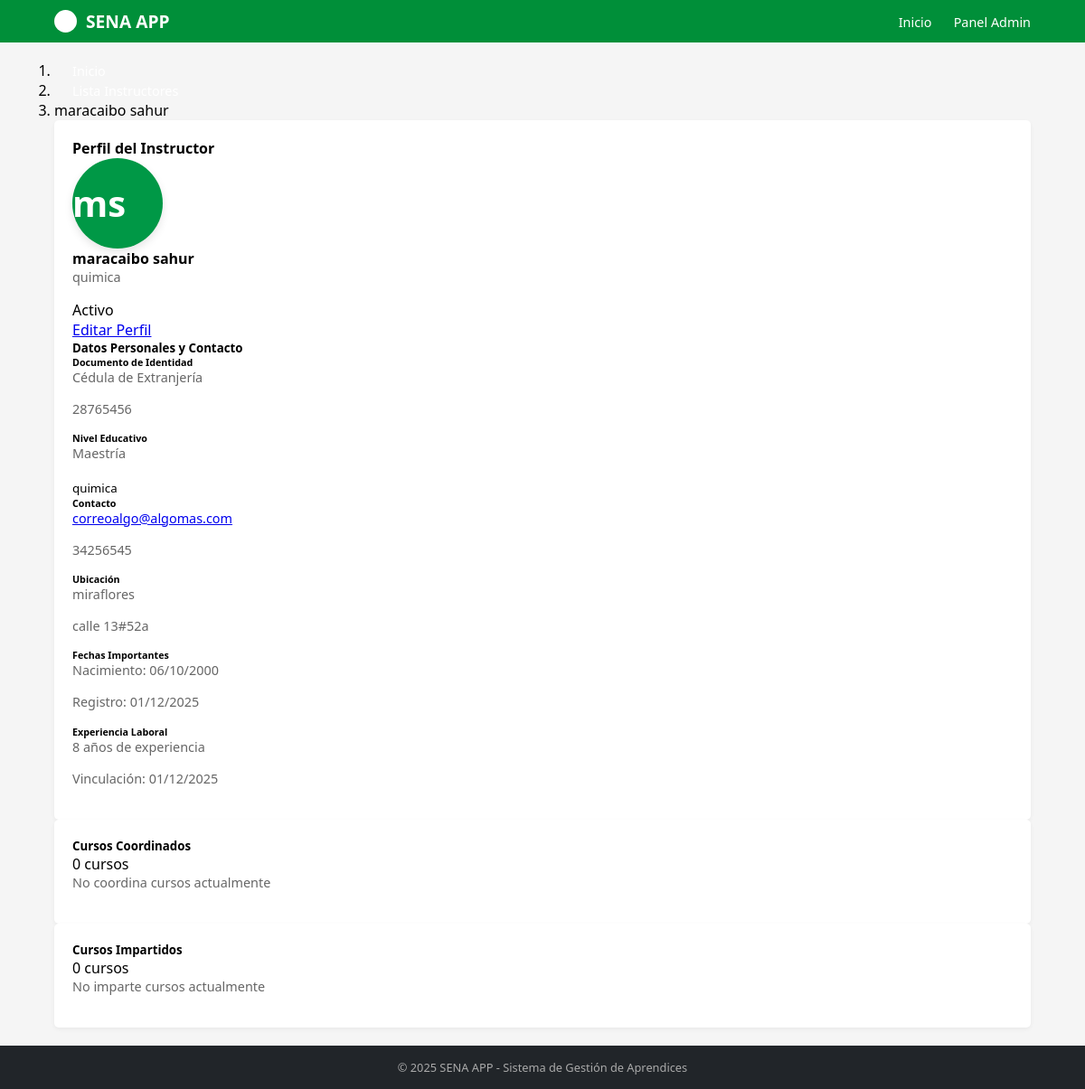
Screenshot of /instructores/instructor/2/ with the database file from the repository.
### instructores/models.py (models this page shows, shortened)
class Instructor(models.Model):
    TIPO_DOCUMENTO_CHOICES = [
        ('CC', 'Cédula de Ciudadanía'),
        ('CE', 'Cédula de Extranjería'),
        ('TI', 'Tarjeta de Identidad'),
        ('PAS', 'Pasaporte'),
    ]
    NIVEL_EDUCATIVO_CHOICES = [
        ("TEC", "Técnico"),
        ("TGL", "Tecnólogo"),
        ("PRE", "pregrado"),
        ("ESP", "Especialización"),
        ("MAE", "Maestría"),
        ("DOC", "Doctorado"),
    ]
    tipo_documento = models.CharField(max_length=3, choices=TIPO_DOCUMENTO_CHOICES)
    numero_documento = models.CharField(max_length=20, unique=True)
    nombre = models.CharField(max_length=100)
    apellido = models.CharField(max_length=100)
    fecha_nacimiento = models.DateField()
    telefono = models.CharField(max_length=15)
    correo = models.EmailField(unique=True)
    ciudad = models.CharField(max_length=100)
    direccion = models.CharField(max_length=200)
    nivel_educativo = models.CharField(max_length=3, choices=NIVEL_EDUCATIVO_CHOICES)
    especialidad = models.CharField(max_length=100)
    anos_experiencia = models.PositiveIntegerField()
    activo = models.BooleanField(default=True)
    fecha_vinculacion = models.DateField()
    fecha_registro = models.DateTimeField(auto_now_add=True)
    def nombre_completo(self):
        return f"{self.nombre} {self.apellido}"

### instructores/views.py (the view)
# urls.py: path('instructor/<int:id_instructor>/', views.detalle_instructor, name='detalle_instructor'),
def detalle_instructor(request, id_instructor):
    instructor = Instructor.objects.get(id=id_instructor)
    template = loader.get_template('detalle_instructor.html')
    context = {
        'instructor': instructor,
    }
    return HttpResponse(template.render(context, request))

### instructores/templates/detalle_instructor.html (shortened to what this page needs)
{% extends "master.html" %}
{% block content %}
<div class="container-fluid py-4">
    <div class="row mb-4">
        <div class="col-12">
            <nav aria-label="breadcrumb">
                <ol class="breadcrumb">
                    <li class="breadcrumb-item"><a href="/" class="back-link">Inicio</a></li>
                    <li class="breadcrumb-item">
                        <a href="{% url 'instructores:lista_instructores' %}" class="back-link">Lista Instructores</a>
                    </li>
                    <li class="breadcrumb-item active" aria-current="page">{{ instructor.nombre_completo }}</li>
                </ol>
            </nav>
        </div>
    </div>
    <div class="row mb-4">
        <div class="col-12">
            <div class="card shadow-sm border-0">
                <div class="card-header bg-sena-green d-flex align-items-center text-white rounded-top-lg">
                    <h4 class="mb-0">Perfil del Instructor</h4>
                </div>
                <div class="card-body">
                    <div class="row g-4">
                        <div class="col-md-3 text-center border-end">
                            <div class="instructor-avatar mb-3 mx-auto" style="
                                width: 100px;
                                height: 100px;
                                border-radius: 50%;
                                background-color: #009846; /* Color SENA Green */
                                color: white;
                                font-size: 2.5rem;
                                line-height: 100px;
                                font-weight: bold;
                                box-shadow: 0 4px 10px rgba(0, 0, 0, 0.1);">
                                {{ instructor.nombre.0|default:"" }}{{ instructor.apellido.0|default:"" }}
                            </div>
                            <h4 class="text-primary">{{ instructor.nombre_completo }}</h4>
                            <p class="text-muted small">{{ instructor.especialidad }}</p>
                            <div class="mb-3">
                                {% if instructor.activo %}
                                <span class="badge bg-success py-2 px-3 shadow-sm">
                                    Activo
                                </span>
                                {% else %}
                                <span class="badge bg-danger py-2 px-3 shadow-sm">
                                    <i class="bi bi-x-circle me-1"></i>Inactivo
                                </span>
                                {% endif %}
                            </div>
                            <a href="#" class="btn btn-outline-primary btn-sm mt-3">
                                 Editar Perfil
                            </a>
                        </div>
                        <div class="col-md-9">
                            <h5 class="text-secondary mb-3 border-bottom pb-2">Datos Personales y Contacto</h5>
                            <div class="row g-3">
                                <div class="col-lg-6 col-md-12">
                                    <h6 class="text-muted mb-1 small">Documento de Identidad</h6>
                                    <p class="mb-1 fw-bold">{{ instructor.get_tipo_documento_display }}</p>
                                    <p class="mb-0">{{ instructor.numero_documento }}</p>
                                </div>
                                <div class="col-lg-6 col-md-12">
                                    <h6 class="text-muted mb-1 small">Nivel Educativo</h6>
                                    <p class="mb-1 fw-bold">{{ instructor.get_nivel_educativo_display }}</p>
                                    <small class="text-success">{{ instructor.especialidad }}</small>
                                </div>
                                <div class="col-lg-6 col-md-12">
                                    <h6 class="text-muted mb-1 small">Contacto</h6>
                                    <p class="mb-1">
                                        <a href="mailto:{{ instructor.correo }}">{{ instructor.correo }}</a>
                                    </p>
                                    {% if instructor.telefono %}
                                    <p class="mb-0">
                                        {{ instructor.telefono }}
                                    </p>
                                    {% endif %}
                                </div>
                                <div class="col-lg-6 col-md-12">
                                    <h6 class="text-muted mb-1 small">Ubicación</h6>
                                    {% if instructor.ciudad %}
                                    <p class="mb-1">
                                        {{ instructor.ciudad }}
                                    </p>
                                    {% endif %}
                                    {% if instructor.direccion %}
                                    <p class="mb-0">
                                        {{ instructor.direccion }}
                                    </p>
                                    {% endif %}
                                </div>
                                <div class="col-lg-6 col-md-12">
                                    <h6 class="text-muted mb-1 small">Fechas Importantes</h6>
                                    {% if instructor.fecha_nacimiento %}
                                    <p class="mb-1">
                                        Nacimiento: {{ instructor.fecha_nacimiento|date:"d/m/Y" }}
                                    </p>
                                    {% endif %}
                                    <p class="mb-0">
                                        Registro: {{ instructor.fecha_registro|date:"d/m/Y" }}
                                    </p>
                                </div>
                                <div class="col-lg-6 col-md-12">
                                    <h6 class="text-muted mb-1 small">Experiencia Laboral</h6>
                                    <p class="mb-1">
                                        {{ instructor.anos_experiencia }} años de experiencia
                                    </p>
                                    {% if instructor.fecha_vinculacion %}
                                    <p class="mb-0">
                                        Vinculación: {{ instructor.fecha_vinculacion|date:"d/m/Y" }}
                                    </p>
                                    {% endif %}
                                </div>
                            </div>
                        </div>
                    </div>
                </div>
            </div>
        </div>
    </div>
    <div class="row g-4">
        <div class="col-lg-6">
            <div class="card shadow-sm h-100">
                <div class="card-header d-flex justify-content-between align-items-center bg-light">
                    <div class="d-flex align-items-center">
                        <h5 class="mb-0">Cursos Coordinados</h5>
                    </div>
                    <span class="badge bg-success text-white py-1 px-2">{{ cursos_coordinados|length }} cursos</span>
                </div>
                <div class="card-body">
                    {% if cursos_coordinados %}
                    <div class="list-group list-group-flush">
                        {% for curso in cursos_coordinados %}
                        <a href="#" class="list-group-item list-group-item-action d-flex justify-content-between align-items-center">
                            <div>
                                <h6 class="mb-1 text-success">{{ curso.nombre }}</h6>
                                <small class="text-muted"><i class="bi bi-hash me-1"></i>{{ curso.codigo }}</small>
                            </div>
                            <span class="badge bg-success">Coordinador</span>
                        </a>
                        {% endfor %}
                    </div>
                    {% else %}
                    <div class="text-center py-4">
                        <p class="text-muted mt-2">No coordina cursos actualmente</p>
                    </div>
                    {% endif %}
                </div>
            </div>
        </div>
        <div class="col-lg-6">
            <div class="card shadow-sm h-100">
                <div class="card-header d-flex justify-content-between align-items-center bg-light">
                    <div class="d-flex align-items-center">
                        <h5 class="mb-0">Cursos Impartidos</h5>
                    </div>
                    <span class="badge bg-info text-white py-1 px-2">{{ cursos_impartidos|length }} cursos</span>
                </div>
                <div class="card-body">
                    {% if cursos_impartidos %}
                    <div class="list-group list-group-flush">
                        {% for curso in cursos_impartidos %}
                        <a href="#" class="list-group-item list-group-item-action d-flex justify-content-between align-items-center">
                            <div>
                                <h6 class="mb-1 text-info">{{ curso.nombre }}</h6>
                                <small class="text-muted"><i class="bi bi-hash me-1"></i>{{ curso.codigo }}</small>
                            </div>
                            <span class="badge bg-info">Instructor</span>
                        </a>
                        {% endfor %}
                    </div>
                    {% else %}
                    <div class="text-center py-4">
                        <p class="text-muted mt-2">No imparte cursos actualmente</p>
                    </div>
                    {% endif %}
                </div>
            </div>
        </div>
    </div>
</div>
{% endblock %}

### aprendices/static/mystyles.css (style rules this page uses)
* { margin: 0; padding: 0; box-sizing: border-box; font-family: 'Segoe UI', Tahoma, Geneva, Verdana, sans-serif; }
body { background-color: #f5f5f5; display: flex; flex-direction: column; min-height: 100vh; }
nav a { color: white; text-decoration: none; margin-left: 20px; font-size: 0.9rem; }
.card { background-color: white; padding: 20px; border-radius: 5px; box-shadow: 0 2px 5px rgba(0,0,0,0.05); display: flex; flex-direction: column; justify-content: space-between; }
.card p { color: #666; font-size: 0.9rem; margin-bottom: 15px; line-height: 1.4; }

### rows the page displays
Instructor: nombre_completo "maracaibo sahur", nombre.0 "m", apellido.0 "s", especialidad "quimica", tipo_documento "Cédula de Extranjería", numero_documento "28765456", nivel_educativo "Maestría", correo "correoalgo@algomas.com", telefono "34256545", ciudad "miraflores", direccion "calle 13#52a", fecha_nacimiento "06/10/2000", fecha_registro "01/12/2025", anos_experiencia "8", fecha_vinculacion "01/12/2025"

### other values shown
{{ cursos_coordinados|length }} "0"
{{ cursos_impartidos|length }} "0"
